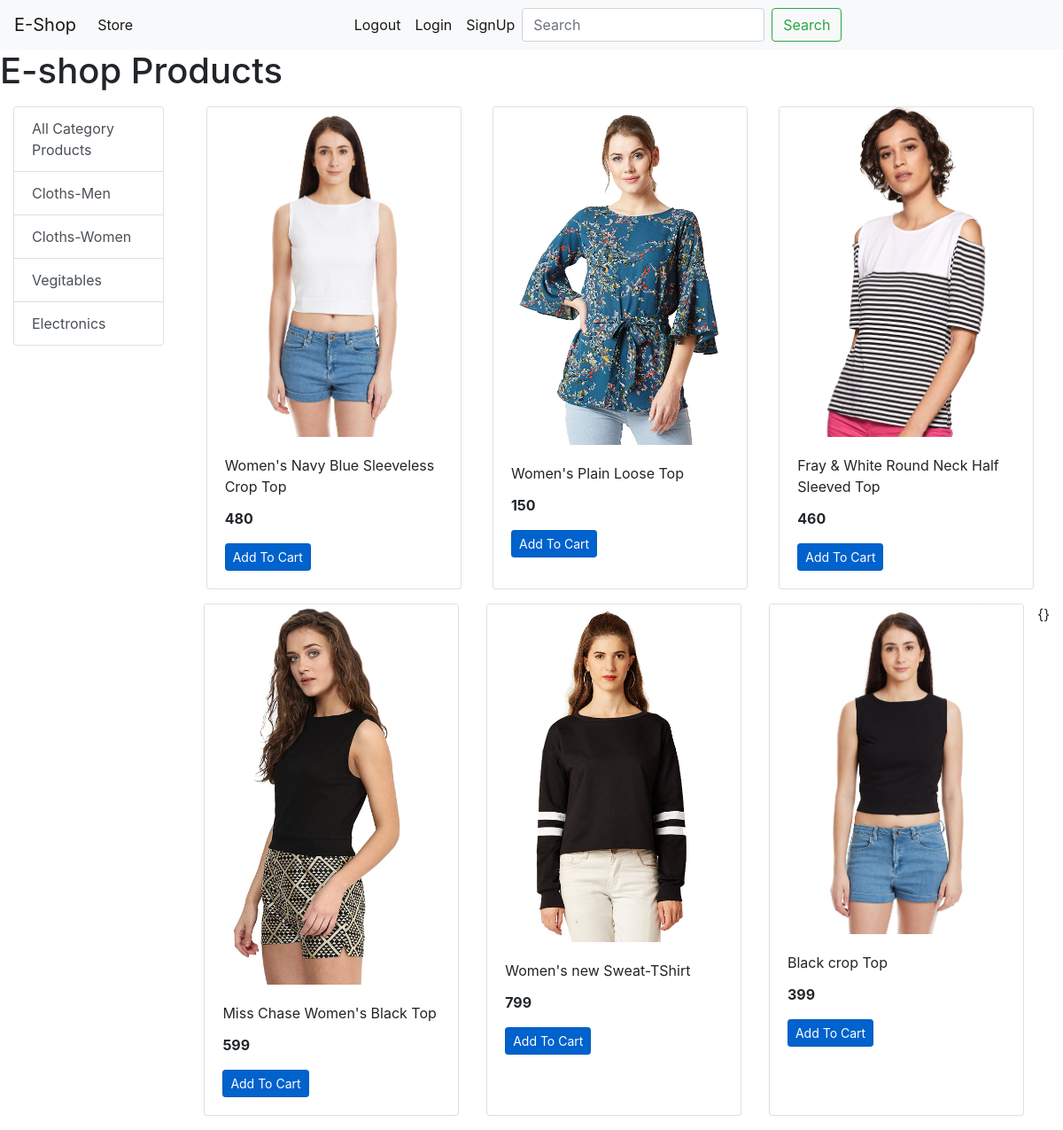
The app's page /?category=2 with its own data.
### store/models/category.py (models this page shows, shortened)
class Category(models.Model):
    name = models.CharField(max_length=20)
    @staticmethod
    def get_all_categories():
        return Category.objects.all()

### store/models/product.py (models this page shows, shortened)
class Product(models.Model):
    name = models.CharField(max_length=50)
    price = models.IntegerField(default=0)
    description = models.CharField(max_length=200,default='')
    image = models.ImageField(upload_to='uploads/products/')
    category = models.ForeignKey(Category,on_delete=models.CASCADE,default=1)
    @staticmethod
    def get_all_products_by_categoryid(category_id):
        if category_id:
            return Product.objects.filter(category = category_id)
        else:
            return Product.get_all_products()

### store/views/home.py (the view)
# urls.py: path('',home.index,name='homepage'),
def index(request):
    prods = None
    catergory = Category.get_all_categories()
    categoryID=request.GET.get('category')
    if categoryID:
        prods = Product.get_all_products_by_categoryid(categoryID)
    else:
        prods = Product.get_all_products()
    data={}
    data['product'] = prods
    data['categories'] = catergory
    print(request.session.get('customer_email'))
    return render(request,'index.html',data)

### store/templates/index.html
{% extends 'base.html' %}
{% block content %}
    <h1>E-shop Products</h1>
    <div class="container-fluid mt-3">
    <div class="row">
<div class="col-lg-2">
        <div class="list-group">
            <a href="/" class="list-group-item list-group-item-action">All Category Products</a>
            {% for category in categories %}
            <a href="/?category={{category.id}}" class="list-group-item list-group-item-action">{{category.name}}</a>
            {% endfor %}
        </div>
</div>
        <div id="products" class="col-lg-10">
            <div class="row mx-auto">
             {% for prod in product %}
             <div class="card mx-auto mb-3" style="width: 18rem;">
                <img src="{{prod.image.url}}" class="card-img-top" alt="...">
                <div class="card-body">
                  <p class="card-title">{{prod.name}}</p>
                  <p class="card-text"><b>{{prod.price}}</b></p>
                  <a href="#" class="btn btn-primary btn-sm active" role="button" aria-pressed="true">Add To Cart</a>
                </div>
              </div>
             {% endfor %}{}
            </div>
        </div>
    </div>
{% endblock %}

### records on screen
Category: name "Cloths-Men"
Category: name "Cloths-Women"
Category: name "Vegitables"
Category: name "Electronics"
Product: image (picture), name "Women's Navy Blue Sleeveless Crop Top", price "480"
Product: image (picture), name "Women's Plain Loose Top", price "150"
Product: image (picture), name "Fray & White Round Neck Half Sleeved Top", price "460"
Product: image (picture), name "Miss Chase Women's Black Top", price "599"
Product: image (picture), name "Women's new Sweat-TShirt", price "799"
Product: image (picture), name "Black crop Top", price "399"
